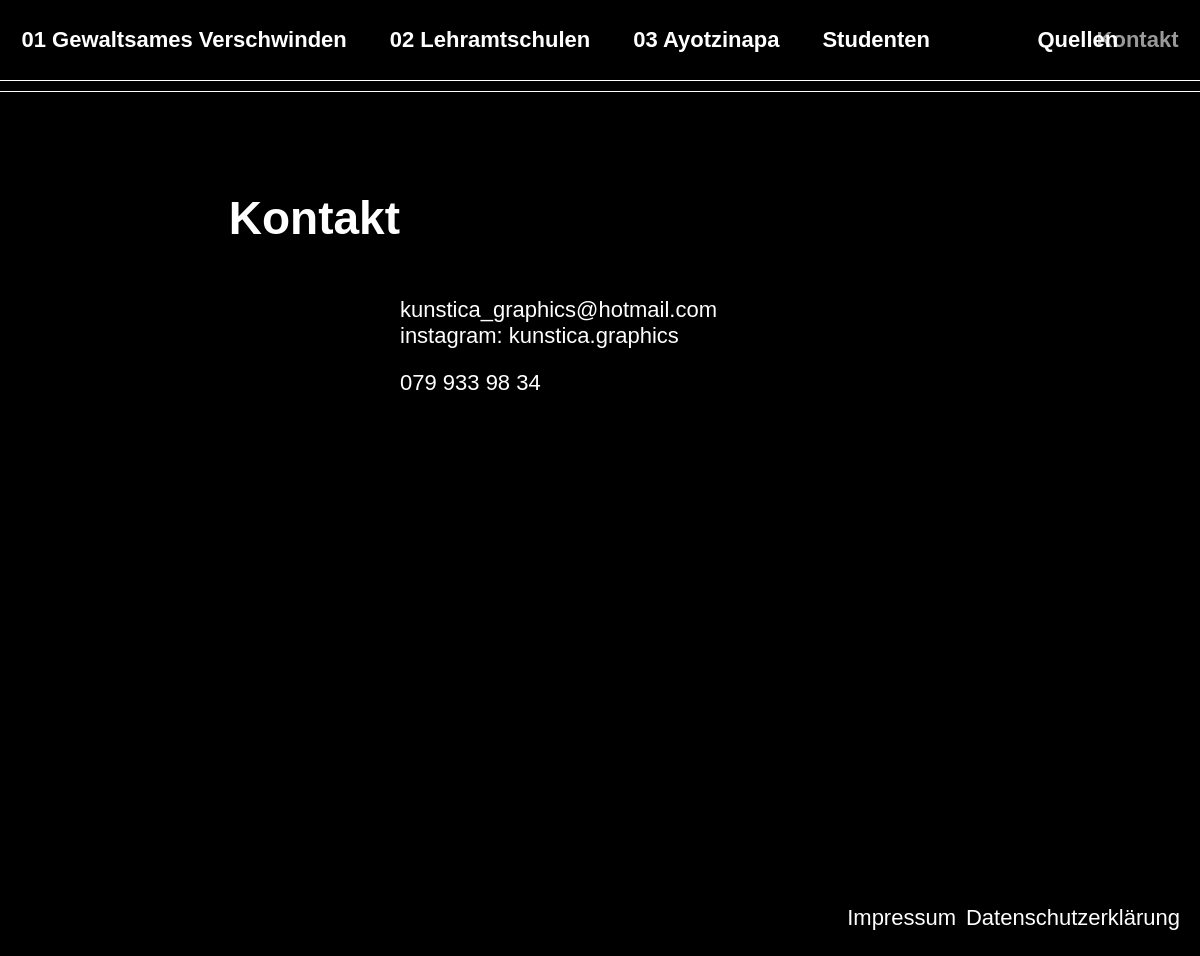
Page /contact/ on the committed database.
### main/models.py (models this page shows, shortened)
class Page(models.Model):
    PAGES = [
    ('home', 'Gewaltsames Verschwinden'),
    ('school', 'Lehramtschulen'),
    ('ayotzinapa', 'Ayotzinapa'),
    ('students', 'Studenten'),
    ('source', 'Quellen'),
    ('contact', 'Kontakt'),
    ('impressum', 'Impressum'),
    ('legal', 'Data protection'),
]
    title = models.CharField(max_length=20, choices=PAGES, default='home')
    text = models.TextField(blank=True)
    image = models.ImageField(blank=True, null=True, upload_to= 'uploads/')
    image_alt = models.CharField(max_length=50, blank=True)
    source = models.TextField(blank=True)
    class Meta:
        verbose_name = 'Seite'
        verbose_name_plural = 'Seiten'

### main/views.py (the view)
# urls.py: path('contact/', contact, name='contact'),
def contact (request):
    page = Page.objects.get(title='contact')
    return render (request, 'contact.html', {'page': page})

### main/templatetags/markdown_extras.py (called while the page is built)
@register.filter()
@stringfilter
def convert_markdown(value):
    return markdown.markdown(value)

### main/templates/contact.html (shortened to what this page needs)
{% extends 'page.html' %}
{% load markdown_extras %}
{% block load %}contact{% endblock %}
{% block stylesheets %}
<link rel="stylesheet" href="../static/style/contact.css">
{% endblock %}
{% block content %}
<div class="grid-template max-width">
    <h1 class="page-title">{{ page.get_title_display }}</h1>
    <div class="page-text">{{ page.text | convert_markdown | safe }}</div>
</div>
{% endblock %}

### main/static/style/generalStyle.css (style rules this page uses)
:root { --background-color-header: rgb(0, 0, 0); --background-color-body: black; --header-height: 80px; --text-color: white; --max-content-width: 1000px; --font-size: 22px; --font-size-time-table: 18px; --opacity: 0.6; }
body { margin: 0; font-family: Helvetica, Arial, sans-serif; min-height: calc(100vh - var(--header-height)); background-color: var(--background-color-body); color: var(--text-color); display: flex; flex-direction: column; align-items: center; font-size: var(--font-size); }
a { color: white; }
p { margin-block-start: 21px; margin-block-end: 0; }
h1 { font-size: 46px !important; }
.max-width { max-width: var(--max-content-width); }
.grid-template { display: grid; grid-template-columns: 300px auto; }
.page-title { grid-row-start: 1; grid-column-start: 1; text-align-last: right; }
.page-text { grid-row-start: 2; grid-column-start: 2; hyphens: auto; text-align: justify; }

### main/static/style/contact.css (style rules this page uses)
a { text-decoration: none; }

### rows in the picture
Page: title "Kontakt", text|convert_markdown "kunstica_graphics@hotmail.com instagram: kunstica.graphics 079 933 98 34"
